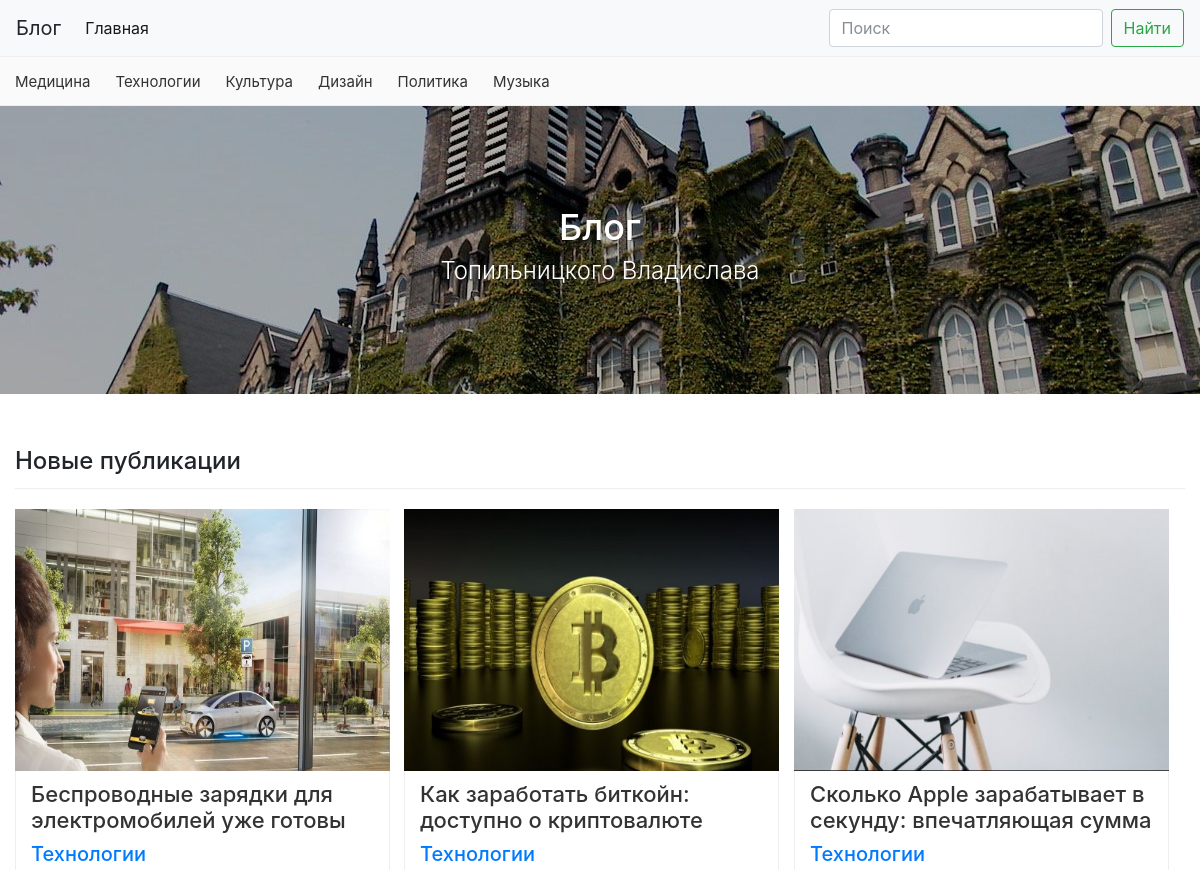
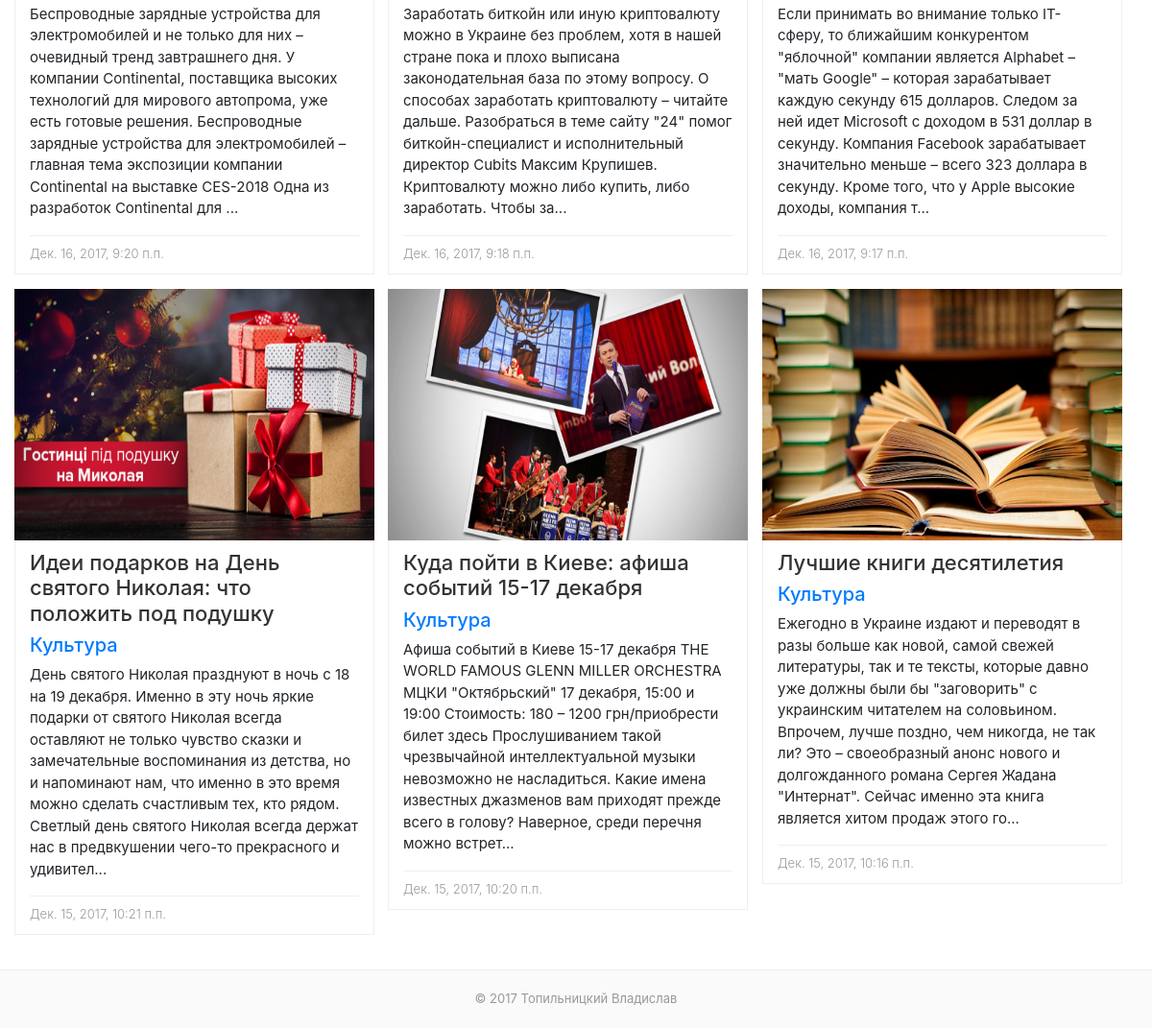
The page / on the database its author committed (2 pictures, top to bottom).
### post/models.py (models this page shows, shortened)
class Category(models.Model):
	class Meta():
		db_table = 'category'
		verbose_name = 'Категория'
		verbose_name_plural = 'Категории'
	title = models.CharField('Название', max_length=100)
	slug = models.SlugField('Slug')

class Post(models.Model):
	class Meta():
		db_table = 'post'
		verbose_name = 'Статья'
		verbose_name_plural = 'Статьи'
		ordering = ['date_created']
	title = models.CharField('Заголовок', max_length=100)
	category = models.ForeignKey('Category', related_name='entries', default=1)
	text = models.TextField('Текст статьи', max_length=1500)
	image = models.ImageField('Изображение', upload_to='post/', blank=True)
	date_created = models.DateTimeField('Создан', auto_now_add=True)
	date_updated = models.DateTimeField('Обновлено', auto_now=True)
	is_moderated = models.BooleanField('Модерация', default=False)

### post/views.py (the view)
# urls.py: url(r'^$', views.post_list, name='post_list'),
def post_list(request):
	posts = Post.objects.filter(is_moderated=True, date_created__lte=datetime.now()).order_by('-date_created')
	categories = Category.objects.exclude(pk=1)
	return render(request, 'index.html', {'posts': posts, 'categories': categories})

### templates/index.html (shortened to what this page needs)
{% load static %}
<!DOCTYPE html>
<html>
<head>
  <link rel="stylesheet" href="{% static '/css/bootstrap.css' %}">
  <link rel="stylesheet" href="{% static '/css/style.css' %}">
</head>
<body>
  <header class="header">
    <nav class="navbar navbar-expand-lg navbar-light bg-light">
      <a class="navbar-brand">Блог</a>
      <div class="collapse navbar-collapse" id="navbarSupportedContent">
      <ul class="navbar-nav mr-auto">
        <li class="nav-item active">
        <a class="nav-link" href="{% url 'post:post_list' %}">Главная <span class="sr-only">(current)</span></a>
        </li>
      </ul>
      <form method="get" action="/search-results/" class="form-inline my-2 my-lg-0">
        <input class="form-control mr-sm-2" type="search" name="q" placeholder="Поиск" aria-label="Search" id="search_input">
        <button class="btn btn-outline-success my-2 my-sm-0" type="submit" id="search_btn">Найти</button>
      </form>
      </div>
    </nav>
    <nav class="main-nav">
      <div class="main-nav__inner">
      {% for category in categories %}
        <a href="{% url 'post:category' slug=category.slug %}">{{ category.title }}</a>
      {% endfor %}
      </div>
    </nav>
  </header>
  <main class="content">
    <section class="heroblock" style="background-image: url({% static '/img/hero.jpg' %})">
      <div class="heroblock__inner">
        <h1 class="heroblock__heading">Блог</h1>
        <h2 class="heroblock__subtitle">Топильницкого Владислава</h2>
      </div>
    </section>
    <div class="def-container">
      <section class="postblock">
        <h2 class="postblock__heading">Новые публикации</h2>
        <div class="postblock__posts">
        {% for post in posts %}
          <div class="postblock__item one-post">
            <a href="{% url 'post:post_single' pk=post.pk %}" class="one-post__img">
              <div>
              {% if post.image %}
                <img src="{{ post.image.url }}" alt="office">
              {% endif %}
              </div>
            </a>
            <div class="one-post__content">
              <h2 class="one-post__heading">
                <a href="{% url 'post:post_single' pk=post.pk %}">{{post.title}}</a>
              </h2>
              <h5><a href = "{% url 'post:category' slug=post.category.slug %}"> {{ post.category.title }} </a></h5>
              <p class="one-post__text">{% if post.text|length > 375  %}
              {{ post.text|slice:":372"}}...
              {% else %}
              {{post.text}}
              {% endif %}
              </p>
              <div class="one-post__bottom">
                <span class="one-post__date">{{post.date_created}}</span>
              </div>
            </div>
          </div>
        {% endfor %}
        </div>
      </section>
    </div>
  </main>
  <footer class="footer">
    <div class="footer__inner">
      <p class="footer__copy">&copy; 2017 Топильницкий Владислав</p>
    </div>
  </footer>
</body>
</html>

### post/static/css/style.css (style rules this page uses)
.main-nav { background-color:#fafafa;border-bottom:1px solid #eee;border-top:1px solid #eee;height:50px }
.main-nav__inner { max-width:1200px;padding-left:15px;padding-right:15px;overflow-y:auto;display:-webkit-flex;display:-ms-flexbox;display:flex }
.main-nav__inner a { display:inline-block;line-height:50px;font-size:15px;color:#333 }
.main-nav__inner a+a { margin-left:15px }
@media (min-width: 1200px) { .main-nav__inner a+a { margin-left:25px } }
.heroblock { padding-top:50px;padding-bottom:50px;background-position:center;background-repeat:no-repeat;background-size:cover;position:relative;margin-bottom:25px }
@media (min-width: 1200px) { .heroblock { padding-top:100px;padding-bottom:100px } }
@media (min-width: 1200px) { .heroblock { margin-bottom:50px } }
.heroblock:after { content:"";position:absolute;top:0;left:0;bottom:0;right:0;background:rgba(0,0,0,0.3) }
.heroblock__inner { max-width:1200px;padding-left:15px;padding-right:15px;margin-left:auto;margin-right:auto;text-align:center;color:#fff;text-shadow:0 1px 1px rgba(0,0,0,0.1) }
.heroblock__heading { position:relative;z-index:2;font-size:24px }
@media (min-width: 1200px) { .heroblock__heading { font-size:36px } }
.heroblock__subtitle { position:relative;z-index:2;font-size:18px;font-weight:300 }
@media (min-width: 1200px) { .heroblock__subtitle { font-size:24px } }
.def-container { max-width:1920px;padding-left:15px;padding-right:15px;margin-left:auto;margin-right:auto }
body { background-color:#fafafa }
.content { background-color:#fff }
.postblock__heading { line-height:1.4;font-size:18px }
@media (min-width: 1200px) { .postblock__heading { font-size:24px } }
.postblock__posts { border-top:1px solid #eee;margin-top:10px;padding-top:20px;padding-bottom:20px }
.one-post { width:100%;margin-bottom:15px }
@media (min-width: 768px) { .one-post { width:calc(50% - 15px) } }
@media (min-width: 1200px) { .one-post { width:calc(33.3333% - 15px) } }
.one-post__img { text-decoration:none;display:block;height:0;line-height:0;position:relative;padding-top:70%;overflow:hidden }
.one-post__img>div { width:100%;height:100%;top:0;left:0;position:absolute;z-index:1 }
.one-post__img>div img { width:100%;min-height:100%;vertical-align:middle;max-width:100%;border:0 }
.one-post__img:after { content:"";position:absolute;top:0;left:0;right:0;bottom:0;z-index:2;background-color:rgba(0,0,0,0.5);transition:opacity .2s ease-in;opacity:0 }
.one-post__content { border-left:1px solid #eee;border-right:1px solid #eee;border-bottom:1px solid #eee;padding:10px 15px }
.one-post__heading { font-size:18px;color:#333 }
@media (min-width: 1200px) { .one-post__heading { font-size:22px } }
.one-post__heading a { color:#333 }
.one-post__text { display:block;font-size:14px }
@media (min-width: 1200px) { .one-post__text { font-size:15px } }
.one-post__bottom { border-top:1px solid #eee;padding-top:5px }
.one-post__date { font-size:13px;font-weight:300;color:#999 }
.footer { background-color:#fafafa;border-top:1px solid #eee }
.footer__inner { max-width:1200px;padding:20px 15px 5px 15px;text-align:center;margin-left:auto;margin-right:auto }
.footer__copy { display:block;font-size:13px;color:#999 }

### rows shown on the page
Category: title "Медицина"
Category: title "Технологии"
Category: title "Культура"
Category: title "Дизайн"
Category: title "Политика"
Category: title "Музыка"
Post: image (picture), title "Беспроводные зарядки для электромобилей уже готовы", category "Технологии", text "Беспроводные зарядные устройства для электромобилей и не только для них – очевидный тренд завтрашнего дня. У компании Continental, поставщика высоких технологий для мирового автопрома, уже есть готовые решения. Беспроводные зарядные устройства для электромобилей – главная тема экспозиции компании Continental на выставке CES-2018 Одна из разработок Continental для", date_created "Дек. 16, 2017, 9:20 п.п."
Post: image (picture), title "Как заработать биткойн: доступно о криптовалюте", category "Технологии", text "Заработать биткойн или иную криптовалюту можно в Украине без проблем, хотя в нашей стране пока и плохо выписана законодательная база по этому вопросу. О способах заработать криптовалюту – читайте дальше. Разобраться в теме сайту \"24\" помог биткойн-специалист и исполнительный директор Cubits Максим Крупишев. Криптовалюту можно либо купить, либо заработать. Чтобы за", date_created "Дек. 16, 2017, 9:18 п.п."
Post: image (picture), title "Сколько Apple зарабатывает в секунду: впечатляющая сумма", category "Технологии", text "Если принимать во внимание только IT-сферу, то ближайшим конкурентом \"яблочной\" компании является Alphabet – \"мать Google\" – которая зарабатывает каждую секунду 615 долларов. Следом за ней идет Microsoft с доходом в 531 доллар в секунду. Компания Facebook зарабатывает значительно меньше – всего 323 доллара в секунду. Кроме того, что у Apple высокие доходы, компания т", date_created "Дек. 16, 2017, 9:17 п.п."
Post: image (picture), title "Идеи подарков на День святого Николая: что положить под подушку", category "Культура", text "День святого Николая празднуют в ночь с 18 на 19 декабря. Именно в эту ночь яркие подарки от святого Николая всегда оставляют не только чувство сказки и замечательные воспоминания из детства, но и напоминают нам, что именно в это время можно сделать счастливым тех, кто рядом. Светлый день святого Николая всегда держат нас в предвкушении чего-то прекрасного и удивител", date_created "Дек. 15, 2017, 10:21 п.п."
Post: image (picture), title "Куда пойти в Киеве: афиша событий 15-17 декабря", category "Культура", text "Афиша событий в Киеве 15-17 декабря THE WORLD FAMOUS GLENN MILLER ORCHESTRA МЦКИ \"Октябрьский\" 17 декабря, 15:00 и 19:00 Стоимость: 180 – 1200 грн/приобрести билет здесь Прослушиванием такой чрезвычайной интеллектуальной музыки невозможно не насладиться. Какие имена известных джазменов вам приходят прежде всего в голову? Наверное, среди перечня можно встрет", date_created "Дек. 15, 2017, 10:20 п.п."
Post: image (picture), title "Лучшие книги десятилетия", category "Культура", text "Ежегодно в Украине издают и переводят в разы больше как новой, самой свежей литературы, так и те тексты, которые давно уже должны были бы \"заговорить\" с украинским читателем на соловьином. Впрочем, лучше поздно, чем никогда, не так ли? Это – своеобразный анонс нового и долгожданного романа Сергея Жадана \"Интернат\". Сейчас именно эта книга является хитом продаж этого го", date_created "Дек. 15, 2017, 10:16 п.п."
